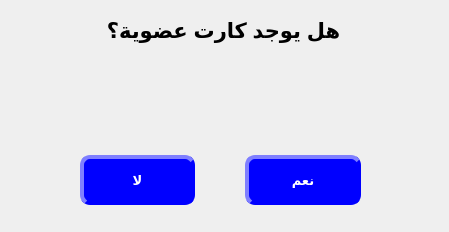
<?xml version="1.0" encoding="UTF-8"?>
<ui version="4.0">
 <class>CustomerGP</class>
 <widget class="QDialog" name="CustomerGP">
  <property name="geometry">
   <rect>
    <x>0</x>
    <y>0</y>
    <width>449</width>
    <height>232</height>
   </rect>
  </property>
  <property name="font">
   <font>
    <weight>50</weight>
    <bold>false</bold>
    <strikeout>false</strikeout>
   </font>
  </property>
  <property name="mouseTracking">
   <bool>false</bool>
  </property>
  <property name="tabletTracking">
   <bool>false</bool>
  </property>
  <property name="windowTitle">
   <string>التحقق من العضوية</string>
  </property>
  <property name="layoutDirection">
   <enum>Qt::RightToLeft</enum>
  </property>
  <property name="styleSheet">
   <string notr="true">QDialog{ qconicalgradient(cx:0.5, cy:0.5, angle:0, stop:0 rgba(255, 255, 255, 255), stop:0.373979 rgba(255, 255, 255, 255), stop:0.373991 rgba(33, 30, 255, 255), stop:0.624018 rgba(33, 30, 255, 255), stop:0.624043 rgba(255, 0, 0, 255), stop:1 rgba(255, 0, 0, 255))  }</string>
  </property>
  <widget class="QWidget" name="horizontalLayoutWidget">
   <property name="geometry">
    <rect>
     <x>10</x>
     <y>600</y>
     <width>641</width>
     <height>91</height>
    </rect>
   </property>
   <layout class="QHBoxLayout" name="horizontalLayout_2">
    <item>
     <widget class="QLabel" name="label_7">
      <property name="maximumSize">
       <size>
        <width>16777215</width>
        <height>50</height>
       </size>
      </property>
      <property name="font">
       <font>
        <pointsize>15</pointsize>
        <weight>75</weight>
        <bold>true</bold>
       </font>
      </property>
      <property name="layoutDirection">
       <enum>Qt::RightToLeft</enum>
      </property>
      <property name="styleSheet">
       <string notr="true">
QLabel{
color:black;
                                        background-color: white;
                                        border-style: outset;
                                        border-width: 1px;
                                        border-radius: 10px;
                                        border-color: gray;
                                        min-width: 6em;
                    color:black;
                                        }
                                        QLabel:hover {
                                        background: qradialgradient(
                                        cx: 0.3, cy: -0.4, fx: 0.3, fy: -0.4,
                                        radius: 1.35, stop: 0 #fff, stop: 1 #bbb
                                        );
                                        }
                                        QLabel:pressed {
                                        border-style: inset;
                                        background: qradialgradient(
                                        cx: 0.4, cy: -0.1, fx: 0.4, fy: -0.1,
                                        radius: 1.35, stop: 0 #fff, stop: 1 #ddd
                                        );
                                        }
                                    </string>
      </property>
      <property name="text">
       <string>19.00</string>
      </property>
      <property name="alignment">
       <set>Qt::AlignCenter</set>
      </property>
     </widget>
    </item>
    <item>
     <widget class="QLabel" name="label_6">
      <property name="maximumSize">
       <size>
        <width>16777215</width>
        <height>50</height>
       </size>
      </property>
      <property name="font">
       <font>
        <pointsize>15</pointsize>
        <weight>75</weight>
        <bold>true</bold>
       </font>
      </property>
      <property name="styleSheet">
       <string notr="true">
QLabel{
color:black;
                                        background-color: white;
                                        border-style: outset;
                                        border-width: 1px;
                                        border-radius: 10px;
                                        border-color: gray;
                                        min-width: 6em;
                    color:black;
                                        }
                                        QLabel:hover {
                                        background: qradialgradient(
                                        cx: 0.3, cy: -0.4, fx: 0.3, fy: -0.4,
                                        radius: 1.35, stop: 0 #fff, stop: 1 #bbb
                                        );
                                        }
                                        QLabel:pressed {
                                        border-style: inset;
                                        background: qradialgradient(
                                        cx: 0.4, cy: -0.1, fx: 0.4, fy: -0.1,
                                        radius: 1.35, stop: 0 #fff, stop: 1 #ddd
                                        );
                                        }
                                    </string>
      </property>
      <property name="text">
       <string>1</string>
      </property>
      <property name="alignment">
       <set>Qt::AlignCenter</set>
      </property>
     </widget>
    </item>
    <item>
     <widget class="QLineEdit" name="lineEdit">
      <property name="minimumSize">
       <size>
        <width>80</width>
        <height>0</height>
       </size>
      </property>
      <property name="maximumSize">
       <size>
        <width>250</width>
        <height>50</height>
       </size>
      </property>
      <property name="sizeIncrement">
       <size>
        <width>0</width>
        <height>0</height>
       </size>
      </property>
      <property name="font">
       <font>
        <pointsize>15</pointsize>
       </font>
      </property>
      <property name="styleSheet">
       <string notr="true">
QLineEdit{
                                        background-color: white;
                                        border-style: outset;
                                        border-width: 1px;
                                        border-radius: 10px;
                                        border-color: gray;
                                        min-width: 6em;
                    color:black;
                                        }
                                        QLineEdit:hover {
                                        background: qradialgradient(
                                        cx: 0.3, cy: -0.4, fx: 0.3, fy: -0.4,
                                        radius: 1.35, stop: 0 #fff, stop: 1 #bbb
                                        );
                                        }
                                        QLineEdit:pressed {
                                        border-style: inset;
                                        background: qradialgradient(
                                        cx: 0.4, cy: -0.1, fx: 0.4, fy: -0.1,
                                        radius: 1.35, stop: 0 #fff, stop: 1 #ddd
                                        );
                                        }
                                    </string>
      </property>
      <property name="text">
       <string/>
      </property>
     </widget>
    </item>
   </layout>
  </widget>
  <widget class="QWidget" name="horizontalLayoutWidget_2">
   <property name="geometry">
    <rect>
     <x>80</x>
     <y>150</y>
     <width>281</width>
     <height>61</height>
    </rect>
   </property>
   <layout class="QHBoxLayout" name="horizontalLayout">
    <property name="spacing">
     <number>50</number>
    </property>
    <item>
     <widget class="QPushButton" name="pushButton_2">
      <property name="minimumSize">
       <size>
        <width>86</width>
        <height>50</height>
       </size>
      </property>
      <property name="font">
       <font>
        <pointsize>10</pointsize>
        <weight>75</weight>
        <bold>true</bold>
       </font>
      </property>
      <property name="styleSheet">
       <string notr="true">
QPushButton{
                                        background-color: blue;
                                        border-style: outset;
                                        border-width: 4px;
                                        border-radius: 10px;
                                        border-color: blue;
                                        min-width: 6em;
color:white;
                                        }
                                        QPushButton:hover {
                                        background: qradialgradient(
                                        cx: 0.3, cy: -0.4, fx: 0.3, fy: -0.4,
                                        radius: 1.35, stop: 0 #fff, stop: 1 #bbb
                                        );
                                        }
                                        QPushButton:pressed {
                                        border-style: inset;
                                        background: qradialgradient(
                                         cx: 0.3, cy: -0.4, fx: 0.3, fy: -0.4,
                                        radius: 1.35, stop: 0 #fff, stop: 1 #ddd
                                        );
                                        }
                                    </string>
      </property>
      <property name="text">
       <string>نعم</string>
      </property>
     </widget>
    </item>
    <item>
     <widget class="QPushButton" name="pushButton">
      <property name="minimumSize">
       <size>
        <width>86</width>
        <height>50</height>
       </size>
      </property>
      <property name="sizeIncrement">
       <size>
        <width>0</width>
        <height>0</height>
       </size>
      </property>
      <property name="font">
       <font>
        <pointsize>10</pointsize>
        <weight>75</weight>
        <bold>true</bold>
       </font>
      </property>
      <property name="styleSheet">
       <string notr="true">
QPushButton{
                                        background-color: blue;
                                        border-style: outset;
                                        border-width: 4px;
                                        border-radius: 10px;
                                        border-color: blue;
                                        min-width: 6em;
color:white;
                                        }
                                        QPushButton:hover {
                                        background: qradialgradient(
                                        cx: 0.3, cy: -0.4, fx: 0.3, fy: -0.4,
                                        radius: 1.35, stop: 0 #fff, stop: 1 #bbb
                                        );
                                        }
                                        QPushButton:pressed {
                                        border-style: inset;
                                        background: qradialgradient(
                                         cx: 0.3, cy: -0.4, fx: 0.3, fy: -0.4,
                                        radius: 1.35, stop: 0 #fff, stop: 1 #ddd
                                        );
                                        }
                                    </string>
      </property>
      <property name="text">
       <string>لا</string>
      </property>
     </widget>
    </item>
   </layout>
  </widget>
  <widget class="QLabel" name="label">
   <property name="geometry">
    <rect>
     <x>50</x>
     <y>10</y>
     <width>347</width>
     <height>41</height>
    </rect>
   </property>
   <property name="minimumSize">
    <size>
     <width>120</width>
     <height>0</height>
    </size>
   </property>
   <property name="font">
    <font>
     <pointsize>16</pointsize>
     <weight>75</weight>
     <bold>true</bold>
    </font>
   </property>
   <property name="styleSheet">
    <string notr="true">;</string>
   </property>
   <property name="text">
    <string>هل يوجد كارت عضوية؟</string>
   </property>
   <property name="alignment">
    <set>Qt::AlignCenter</set>
   </property>
  </widget>
 </widget>
 <resources/>
 <connections/>
</ui>
